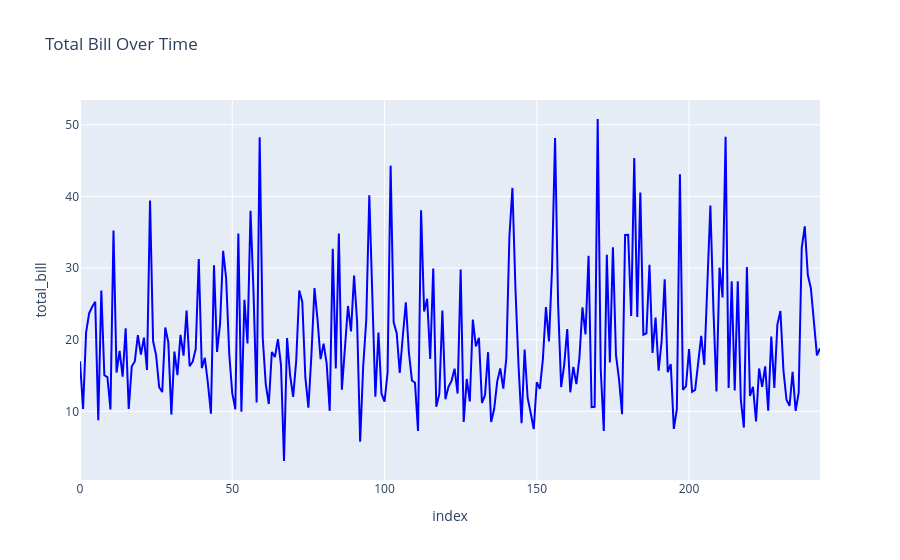

Source (notebook cell):
### Code cell
import plotly.express as px

cf.go_offline()
# cufflinks.iplot seems to have an internal issue with generating color strings for plotly.
# Using plotly.express for a reliable plot.
fig = px.line(tips, y='total_bill', title='Total Bill Over Time', color_discrete_sequence=['blue'])
fig.show()

### Figure 1 — Plotly figure (JSON) as saved in the notebook; plotly's stock layout.template omitted (floating-point values rounded to 4 significant figures; data arrays with more than 128 entries replaced by an {"elided": "..."} marker saying what was removed)
{"data": [{"hovertemplate": "index=%{x}<br>total_bill=%{y}<extra></extra>", "legendgroup": "", "line": {"color": "blue", "dash": "solid"}, "marker": {"symbol": "circle"}, "mode": "lines", "name": "", "orientation": "v", "showlegend": false, "x": {"elided": "244 int values"}, "xaxis": "x", "y": {"elided": "244 float values"}, "yaxis": "y", "type": "scatter"}], "layout": {"xaxis": {"anchor": "y", "domain": [0, 1], "title": {"text": "index"}}, "yaxis": {"anchor": "x", "domain": [0, 1], "title": {"text": "total_bill"}}, "legend": {"tracegroupgap": 0}, "title": {"text": "Total Bill Over Time"}}}
